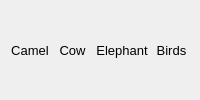
               <widget class="QWidget" name="page_9">
                <layout class="QHBoxLayout" name="horizontalLayout_15">
                 <item>
                  <layout class="QHBoxLayout" name="horizontalLayout_11">
                   <item>
                    <widget class="QLabel" name="label_12">
                     <property name="font">
                      <font>
                       <pointsize>10</pointsize>
                      </font>
                     </property>
                     <property name="text">
                      <string>Camel</string>
                     </property>
                     <property name="alignment">
                      <set>Qt::AlignCenter</set>
                     </property>
                    </widget>
                   </item>
                   <item>
                    <widget class="QLabel" name="label_13">
                     <property name="font">
                      <font>
                       <pointsize>10</pointsize>
                      </font>
                     </property>
                     <property name="text">
                      <string>Cow</string>
                     </property>
                     <property name="alignment">
                      <set>Qt::AlignCenter</set>
                     </property>
                    </widget>
                   </item>
                   <item>
                    <widget class="QLabel" name="label_14">
                     <property name="font">
                      <font>
                       <pointsize>10</pointsize>
                      </font>
                     </property>
                     <property name="text">
                      <string>Elephant</string>
                     </property>
                     <property name="alignment">
                      <set>Qt::AlignCenter</set>
                     </property>
                    </widget>
                   </item>
                   <item>
                    <widget class="QLabel" name="label_15">
                     <property name="font">
                      <font>
                       <pointsize>10</pointsize>
                      </font>
                     </property>
                     <property name="text">
                      <string>Birds</string>
                     </property>
                     <property name="alignment">
                      <set>Qt::AlignCenter</set>
                     </property>
                    </widget>
                   </item>
                  </layout>
                 </item>
                </layout>
               </widget>
